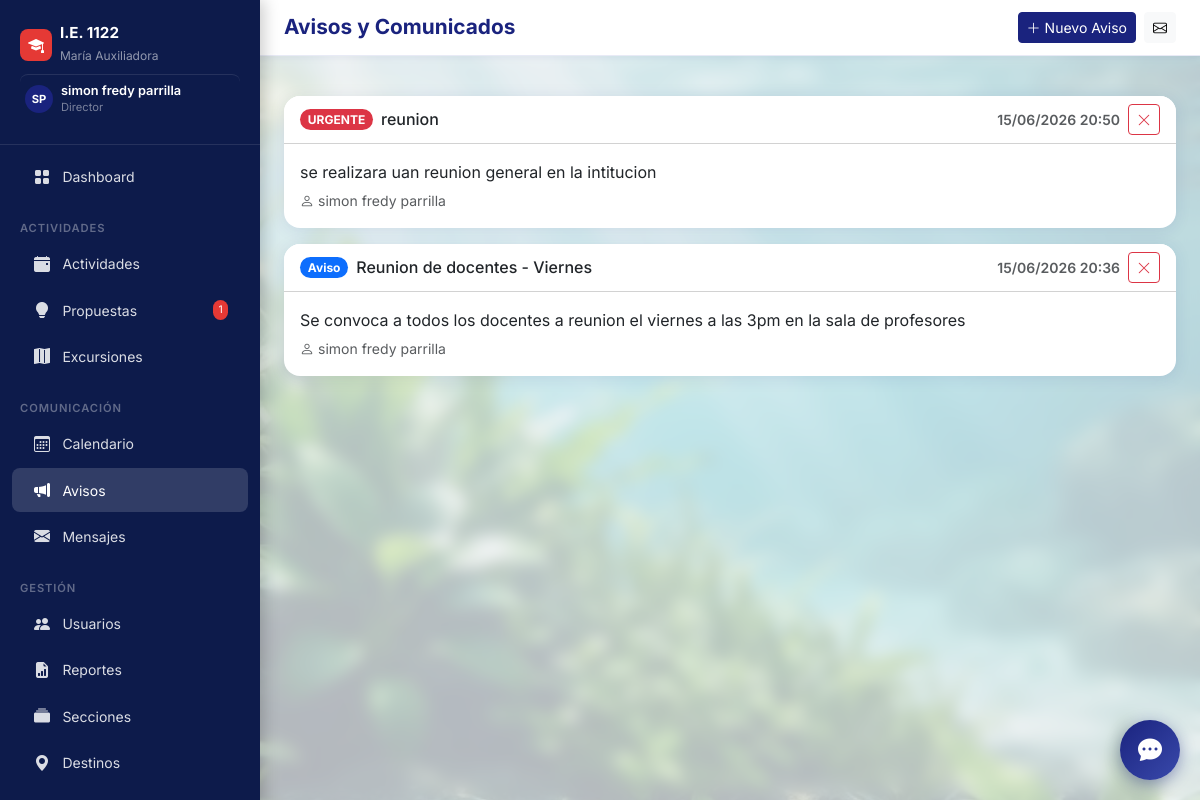
/avisos/ (signed in), run on the app's committed database.
### core/models.py (models this page shows, shortened)
class User(AbstractUser):
    ROLE_CHOICES = [
        ('director', 'Director'),
        ('docente', 'Docente'),
    ]
    role = models.CharField(max_length=20, choices=ROLE_CHOICES, default='docente', verbose_name='Rol')
    email = models.EmailField(unique=True, verbose_name='Correo electrónico')
    telefono = models.CharField(max_length=15, blank=True, verbose_name='Teléfono')
    fecha_nacimiento = models.DateField(null=True, blank=True, verbose_name='Fecha de nacimiento')
    foto_perfil = models.ImageField(upload_to='perfiles/', blank=True, null=True, verbose_name='Foto de perfil')
    seccion_asignada = models.CharField(max_length=50, blank=True, verbose_name='Sección / Grado asignado', help_text='Ej: 3B, 5A, ED.FISICA')
    class Meta:
        verbose_name = 'Usuario'
        verbose_name_plural = 'Usuarios'
    @property
    def is_director(self):
        return self.role == 'director'

class Aviso(models.Model):
    titulo = models.CharField(max_length=300, verbose_name='Título')
    mensaje = models.TextField(verbose_name='Mensaje')
    creado_por = models.ForeignKey(
        User,
        on_delete=models.CASCADE,
        related_name='avisos_creados',
        verbose_name='Creado por'
    )
    fecha_creacion = models.DateTimeField(auto_now_add=True)
    destinatarios = models.ManyToManyField(
        User,
        related_name='avisos_recibidos',
        blank=True,
        verbose_name='Destinatarios específicos',
        help_text='Si está vacío, el aviso es para todos.'
    )
    es_urgente = models.BooleanField(default=False, verbose_name='¿Es urgente?')
    activo = models.BooleanField(default=True, verbose_name='Activo')
    class Meta:
        verbose_name = 'Aviso'
        verbose_name_plural = 'Avisos'
        ordering = ['-fecha_creacion']

### core/views.py (the view, shortened to what this page needs)
# urls.py: path('avisos/', views.avisos_lista, name='avisos_lista'),
@login_required
def avisos_lista(request):
    user = request.user
    if user.is_director:
        qs = Aviso.objects.filter(activo=True).select_related('creado_por')
    return render(request, 'avisos/lista.html', {'avisos': qs})

### core/context_processors.py (called while the page is built)
def global_context(request):
    if request.user.is_authenticated:
        mensajes_no_leidos = Mensaje.objects.filter(
            para_usuario=request.user, leido=False
        ).count()
        pendientes_count = 0
        if request.user.is_director:
            pendientes_count = PropuestaActividad.objects.filter(estado='pendiente').count()
        return {
            'mensajes_no_leidos': mensajes_no_leidos,
            'pendientes_count': pendientes_count,
        }
    return {}

### templates/avisos/lista.html (shortened to what this page needs)
{% extends 'base.html' %}
{% block page_title %}Avisos y Comunicados{% endblock %}
{% block topbar_actions %}
  {% if user.is_director %}
  <a href="{% url 'aviso_crear' %}" class="btn btn-sm btn-primary">
    <i class="bi bi-plus-lg me-1"></i>Nuevo Aviso
  </a>
  {% endif %}
{% endblock %}
{% block content %}
<div class="row g-3">
  {% for aviso in avisos %}
  <div class="col-12">
    <div class="card {% if aviso.es_urgente %}border-danger{% endif %}">
      <div class="card-header bg-white d-flex justify-content-between align-items-center">
        <div class="d-flex align-items-center gap-2">
          {% if aviso.es_urgente %}
          <span class="badge bg-danger rounded-pill">URGENTE</span>
          {% else %}
          <span class="badge bg-primary rounded-pill">Aviso</span>
          {% endif %}
          <h6 class="mb-0">{{ aviso.titulo }}</h6>
        </div>
        <div class="d-flex align-items-center gap-2">
          <small class="text-muted">{{ aviso.fecha_creacion|date:"d/m/Y H:i" }}</small>
          {% if user.is_director %}
          <form method="post" action="{% url 'aviso_eliminar' aviso.pk %}" class="d-inline">
            <button type="submit" class="btn btn-sm btn-outline-danger py-1 px-2"
                    onclick="return confirm('¿Desactivar este aviso?')">
              <i class="bi bi-x-lg"></i>
            </button>
          </form>
          {% endif %}
        </div>
      </div>
      <div class="card-body">
        <p class="mb-1">{{ aviso.mensaje }}</p>
        <small class="text-muted">
          <i class="bi bi-person me-1"></i>{{ aviso.creado_por.get_full_name|default:aviso.creado_por.username }}
        </small>
      </div>
    </div>
  </div>
  {% empty %}
  <div class="col-12 text-center py-5 text-muted">
    <i class="bi bi-megaphone fs-1 d-block mb-2"></i>
    No hay avisos publicados actualmente.
  </div>
  {% endfor %}
</div>
{% endblock %}

### templates/base.html (shortened to what this page needs)
<!DOCTYPE html>
<html lang="es">
<head>
  <link href="https://cdn.jsdelivr.net/npm/bootstrap@5.3.3/dist/css/bootstrap.min.css" rel="stylesheet">
  <link href="https://cdn.jsdelivr.net/npm/bootstrap-icons@1.11.3/font/bootstrap-icons.css" rel="stylesheet">
</head>
<body>
  <nav id="sidebar">
    <div class="sidebar-brand">
      <div class="d-flex align-items-center gap-2 mb-1">
        <div
          style="background:#e53935;width:32px;height:32px;border-radius:8px;display:flex;align-items:center;justify-content:center;">
          <i class="bi bi-mortarboard-fill text-white"></i>
        </div>
        <div>
          <h6>I.E. 1122</h6>
          <small>María Auxiliadora</small>
        </div>
      </div>
      {% if user.is_authenticated %}
      <a href="{% url 'perfil' %}" class="text-decoration-none d-flex align-items-center gap-2 mt-2 pt-2 profile-link"
        style="border-top:1px solid rgba(255,255,255,0.1)">
        {% if user.foto_perfil %}
        <img src="{{ user.foto_perfil.url }}" class="rounded-circle" width="28" height="28" style="object-fit:cover;">
        {% else %}
        <div class="avatar-placeholder" style="width:28px;height:28px;font-size:.7rem;">
          {{ user.first_name|first|upper }}{{ user.last_name|first|upper }}
        </div>
        {% endif %}
        <div>
          <div style="color:#fff;font-size:.8rem;font-weight:600;line-height:1.2;">
            {{ user.get_full_name|default:user.username }}
          </div>
          <div style="color:rgba(255,255,255,.45);font-size:.7rem;">
            {{ user.get_role_display }}
          </div>
        </div>
      </a>
      {% endif %}
    </div>
    <ul class="nav flex-column py-2">
      <li><a class="nav-link {% if request.resolver_match.url_name == 'dashboard' %}active{% endif %}"
          href="{% url 'dashboard' %}">
          <i class="bi bi-grid-fill"></i> Dashboard
        </a></li>
      <div class="nav-section">Actividades</div>
      <li><a class="nav-link {% if 'actividades' in request.path %}active{% endif %}"
          href="{% url 'actividades_lista' %}">
          <i class="bi bi-calendar-event-fill"></i> Actividades
        </a></li>
      <li><a class="nav-link {% if 'propuestas' in request.path %}active{% endif %}"
          href="{% url 'propuestas_lista' %}">
          <i class="bi bi-lightbulb-fill"></i> Propuestas
          {% if user.is_director %}
          {% with cnt=pendientes_count %}{% if cnt %}<span class="badge-count">{{ cnt }}</span>{% endif %}{% endwith %}
          {% endif %}
        </a></li>
      <li><a class="nav-link {% if 'excursiones' in request.path %}active{% endif %}"
          href="{% url 'excursiones_lista' %}">
          <i class="bi bi-map-fill"></i> Excursiones
        </a></li>
      <div class="nav-section">Comunicación</div>
      <li><a class="nav-link {% if 'calendario' in request.path %}active{% endif %}"
          href="{% url 'calendario_actividades' %}">
          <i class="bi bi-calendar3"></i> Calendario
        </a></li>
      <li><a class="nav-link {% if 'avisos' in request.path %}active{% endif %}" href="{% url 'avisos_lista' %}">
          <i class="bi bi-megaphone-fill"></i> Avisos
        </a></li>
      <li><a class="nav-link {% if 'mensajes' in request.path %}active{% endif %}" href="{% url 'mensajes_bandeja' %}">
          <i class="bi bi-envelope-fill"></i> Mensajes
        </a></li>
      {% if user.is_director %}
      <div class="nav-section">Gestión</div>
      <li><a class="nav-link {% if 'usuarios' in request.path %}active{% endif %}" href="{% url 'usuarios_lista' %}">
          <i class="bi bi-people-fill"></i> Usuarios
        </a></li>
      <li><a class="nav-link {% if 'reportes' in request.path %}active{% endif %}" href="{% url 'reportes_panel' %}">
          <i class="bi bi-file-earmark-bar-graph-fill"></i> Reportes
        </a></li>
      <li><a class="nav-link {% if 'secciones' in request.path %}active{% endif %}" href="{% url 'secciones_lista' %}">
          <i class="bi bi-collection-fill"></i> Secciones
        </a></li>
      <li><a class="nav-link {% if 'destinos' in request.path %}active{% endif %}" href="{% url 'destinos_lista' %}">
          <i class="bi bi-geo-alt-fill"></i> Destinos
        </a></li>
      <li><a class="nav-link" href="/admin/" target="_blank">
        </a></li>
      {% endif %}
    </ul>
  </nav>
  <div id="main-content">
    <div class="topbar d-flex align-items-center justify-content-between">
      <div class="d-flex align-items-center gap-3">
        <h1 class="page-title">{% block page_title %}{% endblock %}</h1>
      </div>
      <div class="d-flex align-items-center gap-2">
        {% block topbar_actions %}{% endblock %}
        <a href="{% url 'mensajes_bandeja' %}" class="btn btn-sm btn-light position-relative">
          <i class="bi bi-envelope"></i>
        </a>
      </div>
    </div>
    <div class="px-4 pt-3">
    </div>
    <main class="p-4">
      {% block content %}{% endblock %}
    </main>
  </div>
  <div id="chatbot-widget">
    <button id="chat-toggle" onclick="toggleChat()">
      <i class="bi bi-chat-dots-fill"></i>
    </button>
  </div>
</body>
</html>

### templates/base.html (style rules this page uses)
:root { --primary: #1a237e; --primary-light: #283593; --accent: #e53935; --sidebar-bg: #0d1b4b; --sidebar-text: rgba(255, 255, 255, 0.85); --sidebar-active: rgba(255, 255, 255, 0.15); --body-bg: #f0f2f8; --card-shadow: 0 2px 16px rgba(26, 35, 126, 0.10); }
body { font-family: 'Inter', sans-serif; background: url('/static/img/fondo_agua_plantas.png') no-repeat center center fixed; background-size: cover; min-height: 100vh; animation: dynamicBG 40s linear infinite alternate; }
#sidebar { backdrop-filter: blur(5px); box-shadow: 4px 0 15px rgba(0, 0, 0, 0.2); }
#sidebar { width: 260px; min-height: 100vh; background: var(--sidebar-bg); position: fixed; top: 0; left: 0; z-index: 1000; transition: all .3s ease; overflow-y: auto; }
#sidebar .sidebar-brand { padding: 1.5rem 1.25rem; border-bottom: 1px solid rgba(255, 255, 255, 0.1); }
#sidebar .sidebar-brand h6 { color: #fff; font-weight: 700; margin: 0; font-size: .95rem; }
#sidebar .sidebar-brand small { color: rgba(255, 255, 255, 0.55); font-size: .75rem; }
#sidebar .nav-link { color: var(--sidebar-text); padding: .6rem 1.25rem; border-radius: .5rem; margin: .1rem .75rem; display: flex; align-items: center; gap: .65rem; font-size: .875rem; transition: all .2s; }
#sidebar .nav-link:hover, #sidebar .nav-link.active { background: var(--sidebar-active); color: #fff; }
#sidebar .nav-link i { width: 20px; text-align: center; font-size: 1rem; }
#sidebar .nav-section { color: rgba(255, 255, 255, 0.35); font-size: .7rem; font-weight: 600; text-transform: uppercase; letter-spacing: .08em; padding: .75rem 1.25rem .25rem; margin-top: .5rem; }
#sidebar .badge-count { background: var(--accent); color: #fff; font-size: .65rem; padding: .2em .5em; border-radius: 10px; margin-left: auto; }
#main-content { margin-left: 260px; min-height: 100vh; transition: margin .3s; background: rgba(240, 242, 248, 0.75); backdrop-filter: blur(8px); position: relative; }
.topbar { background: #fff; border-bottom: 1px solid #e8eaf6; padding: .75rem 1.5rem; position: sticky; top: 0; z-index: 900; box-shadow: 0 1px 8px rgba(26, 35, 126, 0.07); }
.page-title { font-size: 1.3rem; font-weight: 700; color: var(--primary); margin: 0; }
.card { border: none; border-radius: 1rem; box-shadow: var(--card-shadow); }
.card-header { border-radius: 1rem 1rem 0 0 !important; font-weight: 600; }
.btn-primary { background: var(--primary); border-color: var(--primary); }
.avatar-placeholder { width: 36px; height: 36px; border-radius: 50%; background: var(--primary); color: #fff; display: inline-flex; align-items: center; justify-content: center; font-weight: 700; font-size: .85rem; }
.profile-link { transition: background 0.2s ease; border-radius: 8px; padding: 5px; }
#chatbot-widget { position: fixed; bottom: 20px; right: 20px; z-index: 9999; font-family: inherit; }
#chat-toggle { width: 60px; height: 60px; border-radius: 50%; background: linear-gradient(135deg, #1a237e 0%, #3949ab 100%); color: white; border: none; box-shadow: 0 4px 15px rgba(26, 35, 126, 0.4); cursor: pointer; display: flex; align-items: center; justify-content: center; transition: transform 0.3s cubic-bezier(0.175, 0.885, 0.32, 1.275); }
#chat-toggle .bi { font-size: 1.5rem; }

### data on the page
User: first_name|first "S", last_name|first "P", get_full_name "simon fredy parrilla", role "Director"
Aviso: es_urgente "URGENTE", titulo "reunion", fecha_creacion "15/06/2026 20:50", mensaje "se realizara uan reunion general en la intitucion", creado_por.get_full_name "simon fredy parrilla"
Aviso: es_urgente "Aviso", titulo "Reunion de docentes - Viernes", fecha_creacion "15/06/2026 20:36", mensaje "Se convoca a todos los docentes a reunion el viernes a las 3pm en la sala de profesores", creado_por.get_full_name "simon fredy parrilla"

### other printed values
{{ cnt }} "1"
